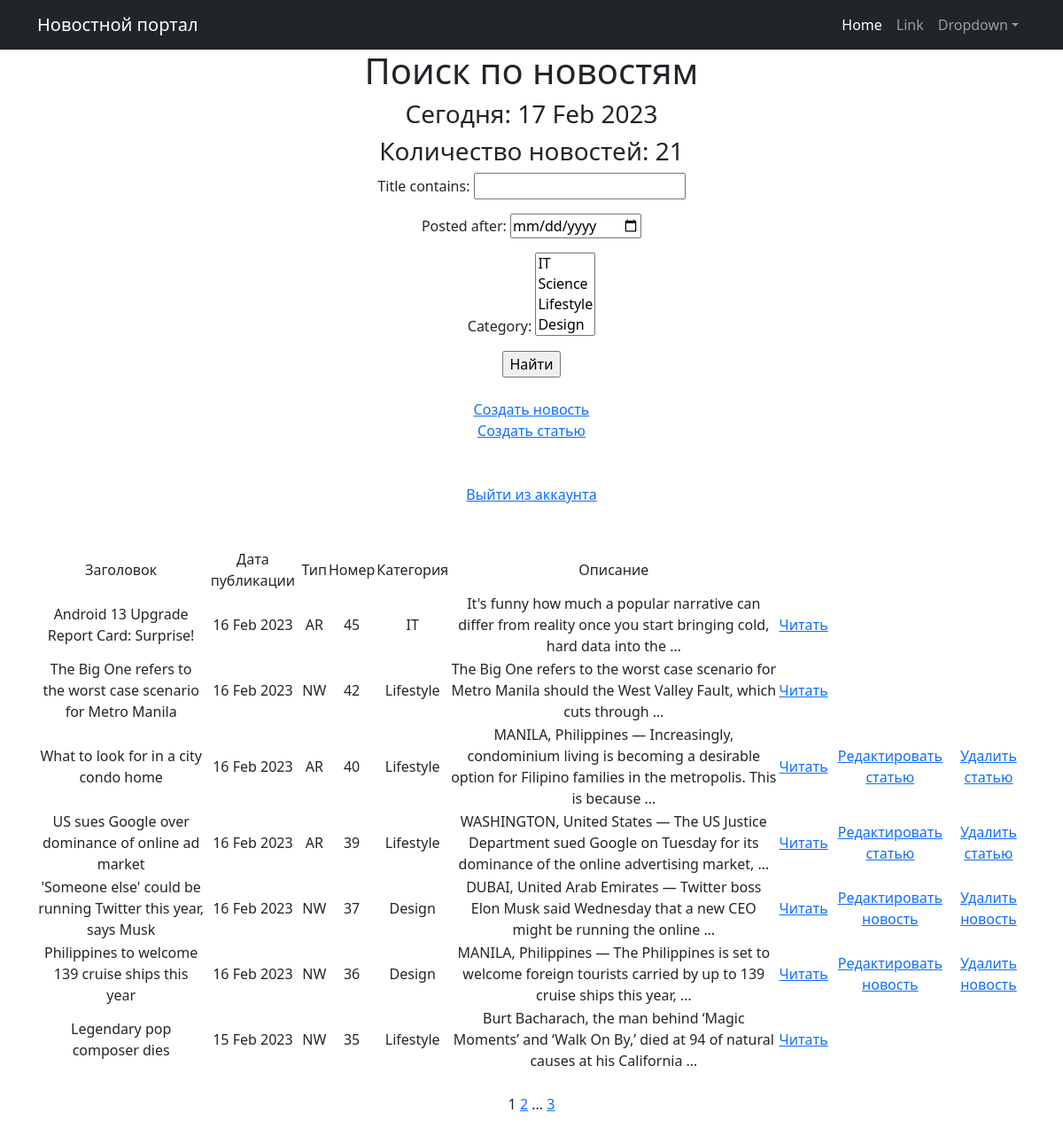
Page /news/search (signed in) on the committed database.
### news/models.py (models this page shows, shortened)
class Post(models.Model):
    author = models.ForeignKey(Author, on_delete=models.CASCADE)
    NEWS = 'NW'
    ARTICLE = 'AR'
    CATEGORY_CHOICES = (
        (NEWS, 'Новость'),
        (ARTICLE, 'Статья'),
    )
    categoryType = models.CharField(max_length=2, choices=CATEGORY_CHOICES, default=ARTICLE)
    dateCreation = models.DateTimeField(auto_now_add=True)
    postCategory = models.ManyToManyField(Category, through='PostCategory')
    title = models.CharField(max_length=128)
    text = models.TextField()
    rating = models.SmallIntegerField(default=0)

class Category(models.Model):
    name = models.CharField(max_length=64, unique=True)
    class Meta:
        verbose_name = 'Category'
        verbose_name_plural = 'Categories'
    def __str__(self):
        return self.name

### news/views.py (the view)
# urls.py: path('search', NewsSearchList.as_view(), name='search'),
class NewsSearchList(ListView):
    model = Post
    ordering = '-dateCreation'
    template_name = 'search.html'
    context_object_name = 'news'
    paginate_by = 7
    def get_queryset(self):
        queryset = super().get_queryset()
        self.filterset = NewsFilter(self.request.GET, queryset)
        return self.filterset.qs
    def get_context_data(self, **kwargs):
        context = super().get_context_data(**kwargs)
        context['all_news'] = Post.objects.all()
        context['filterset'] = self.filterset
        return context

### news/templatetags/custom_filters.py (called while the page is built)
@register.filter()
def censor(value):
    censor_replace = str(value)
    for key in censored_words.keys():
        censor_replace = censor_replace.replace(key, censored_words[key])
    return censor_replace

### news/templatetags/custom_tags.py (called while the page is built)
@register.simple_tag()
def current_time(format_string='%d %b %Y'):
   return datetime.utcnow().strftime(format_string)

@register.simple_tag(takes_context=True)
def url_replace(context, **kwargs):
   d = context['request'].GET.copy()
   for k, v in kwargs.items():
       d[k] = v
   return d.urlencode()

### templates/search.html (shortened to what this page needs)
{% extends 'flatpages/default.html' %}
{% load custom_filters %}
{% load custom_tags %}
{% block content %}
   <h1>Поиск по новостям</h1>
   <h3>Сегодня: {% current_time '%d %b %Y' %}</h3>
   <h3>Количество новостей: {{ all_news|length }}</h3>
   <form action="" method="get">
       {{ filterset.form.as_p }}
       <input type="submit" value="Найти" />
   </form>
<br>
{% if perms.news.add_post %}
<a href="{% url 'news_create' %}">Создать новость</a><br>
<a href="{% url 'article_create' %}">Создать статью</a><br><br><br>
{% endif %}
{% if user.is_authenticated %}
<a href="{% url 'logout' %}">Выйти из аккаунта</a><br><br><br>
{% else %}
<a href="{% url 'login' %}">Войти/зарегистрироваться</a><br><br><br>
{% endif %}
       <table>
          <tr>
               <td>   Заголовок   </td>
               <td>   Дата публикации   </td>
               <td>   Тип   </td>
               <td>   Номер   </td>
               <td>   Категория   </td>
               <td>  Описание   </td>
           </tr>
           {% for post in news %}
           {% for cat in post.postCategory.all %}
           <tr>
               <td>{{ post.title|censor }}</td>
               <td>{{ post.dateCreation|date:'d M Y' }}</td>
               <td>{{ post.categoryType }}</td>
               <td>{{ post.pk }}</td>
               <td>{{ cat.name }}</td>
               <td>{{ post.text|truncatewords:20|censor }}</td>
               <td><a href='{% url 'post_detail' post.id %}'>Читать</a></td>
                <td>
                    {% if perms.news.change_post %}
                   {% if post.author == request.user.author %}
                    {% if post.categoryType == 'NW' %}
                   <a href="{% url 'news_edit' post.id %}">Редактировать новость</a>
                   {% elif post.categoryType == 'AR' %}
                   <a href="{% url 'article_edit' post.id %}">Редактировать статью</a>
                   {% endif %}
                    {% endif %}
                    {% endif %}
               </td>
               <td>
                   {% if perms.news.delete_post %}
                   {% if post.author == request.user.author %}
                   {% if post.categoryType == 'NW' %}
                   <a href="{% url 'news_delete' post.id %}">Удалить новость</a>
                   {% elif post.categoryType == 'AR' %}
                   <a href="{% url 'article_delete' post.id %}">Удалить статью</a>
                   {% endif %}
                   {% endif %}
                   {% endif %}
               </td>
           </tr>
           {% endfor %}
           {% endfor %}
       </table>
<br>
   {{ page_obj.number }}
   {% if page_obj.has_next %}
       <a href="?{% url_replace page=page_obj.next_page_number %}">{{ page_obj.next_page_number }}</a>
       {% if paginator.num_pages != page_obj.next_page_number %}
           ...
           <a href="?{% url_replace page=page_obj.paginator.num_pages %}">{{ page_obj.paginator.num_pages }}</a>
       {% endif %}
   {% endif %}
<br><br>
{% endblock content %}

### rows in the picture
Post: title|censor "Android 13 Upgrade Report Card: Surprise!", dateCreation "16 Feb 2023", categoryType "AR", pk "45", text|censor "It's funny how much a popular narrative can differ from reality once you start bringing cold, hard data into the …"
Category: name "IT"
Post: title|censor "The Big One refers to the worst case scenario for Metro Manila", dateCreation "16 Feb 2023", categoryType "NW", pk "42", text|censor "The Big One refers to the worst case scenario for Metro Manila should the West Valley Fault, which cuts through …"
Category: name "Lifestyle", shows "Редактировать статью", shows "Удалить статью"
Post: title|censor "What to look for in a city condo home", dateCreation "16 Feb 2023", categoryType "AR", pk "40", text|censor "MANILA, Philippines — Increasingly, condominium living is becoming a desirable option for Filipino families in the metropolis. This is because …"
Post: title|censor "US sues Google over dominance of online ad market", dateCreation "16 Feb 2023", categoryType "AR", pk "39", text|censor "WASHINGTON, United States — The US Justice Department sued Google on Tuesday for its dominance of the online advertising market, …"
Post: title|censor "'Someone else' could be running Twitter this year, says Musk", dateCreation "16 Feb 2023", categoryType "NW", pk "37", text|censor "DUBAI, United Arab Emirates — Twitter boss Elon Musk said Wednesday that a new CEO might be running the online …"
Category: name "Design", shows "Редактировать новость", shows "Удалить новость"
Post: title|censor "Philippines to welcome 139 cruise ships this year", dateCreation "16 Feb 2023", categoryType "NW", pk "36", text|censor "MANILA, Philippines — The Philippines is set to welcome foreign tourists carried by up to 139 cruise ships this year, …"
Post: title|censor "Legendary pop composer dies", dateCreation "15 Feb 2023", categoryType "NW", pk "35", text|censor "Burt Bacharach, the man behind ‘Magic Moments’ and ‘Walk On By,’ died at 94 of natural causes at his California …"

### other values in the picture
{{ all_news|length }} "21"
{{ page_obj.number }} "1"
{{ page_obj.next_page_number }} "2"
{{ page_obj.paginator.num_pages }} "3"
